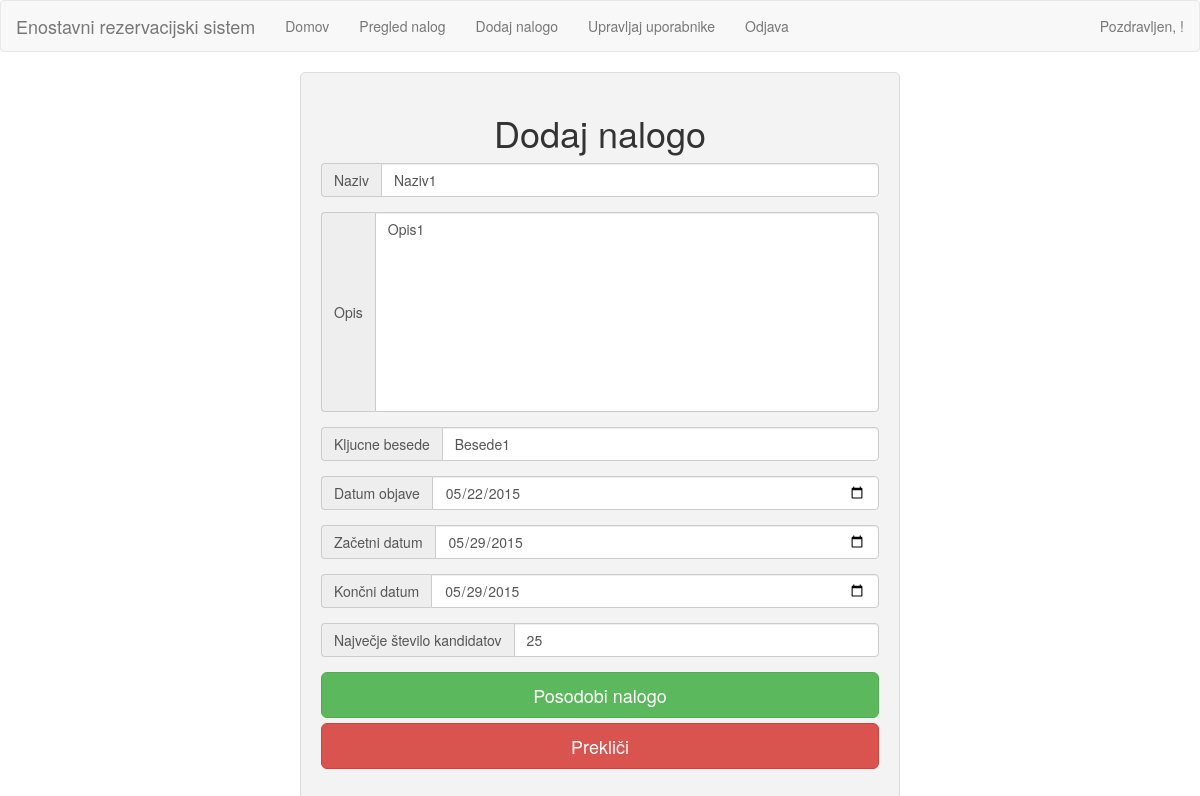
The app's page /dodajNalogo.php?nalogaID=2 with its own data.
### tables this page shows
CREATE TABLE IF NOT EXISTS `naloge` (
`id` int(5) NOT NULL,
  `naslov` varchar(50) NOT NULL,
  `opis` varchar(255) NOT NULL,
  `kljucneBesede` varchar(50) NOT NULL,
  `datumKreiranja` date NOT NULL,
  `datumObjave` date NOT NULL,
  `zacetniDatum` date NOT NULL,
  `koncniDatum` date NOT NULL,
  `steviloKandidatov` int(4) NOT NULL,
  `avtor` int(5) NOT NULL
);

### dodajNalogo.php (the view, shortened to what this page needs)
<?php
require_once 'app/includes/glava.php';
require_once 'app/init.php';
if(isset($_GET['nalogaID'])) {
	$nalogaID = $_GET['nalogaID'];
	$query = mysqli_query($db, "SELECT * FROM naloge WHERE id = '$nalogaID'");
	$result = mysqli_fetch_assoc($query);
}
?>
<div class="row">
	<div class="col-lg-6 center form">
		<h1 class="text-center">Dodaj nalogo</h1>
		<form method="POST" action="app/dodajNalogo.php">
			<div class="form-group">
				<div class="input-group">
					<div class="input-group-addon">Naziv</div>
					<input type="text" name="naziv" class="form-control" required value="<?php echo $result['naslov']; ?>">
				</div>
			</div>
			<div class="form-group">
				<div class="input-group">
					<div class="input-group-addon">Opis</div>
					<textarea name="opis" class="form-control" required><?php echo $result['opis']; ?></textarea>
				</div>
			</div>
			<div class="form-group">
				<div class="input-group">
					<div class="input-group-addon">Kljucne besede</div>
					<input type="text" name="kljucneBesede" class="form-control" required value="<?php echo $result['kljucneBesede']; ?>">
				</div>
			</div>
			<div class="form-group">
				<div class="input-group">
					<div class="input-group-addon">Datum objave</div>
					<input type="date" name="datumObjave" class="form-control" required value="<?php echo $result['datumObjave']; ?>">
				</div>
			</div>
			<div class="form-group">
				<div class="input-group">
					<div class="input-group-addon">Začetni datum</div>
					<input type="date" name="zacetniDatum" class="form-control" required value="<?php echo $result['zacetniDatum']; ?>">
				</div>
			</div>
			<div class="form-group">
				<div class="input-group">
					<div class="input-group-addon">Končni datum</div>
					<input type="date" name="koncniDatum" class="form-control" required value="<?php echo $result['koncniDatum']; ?>">
				</div>
			</div>
			<div class="form-group">
				<div class="input-group">
					<div class="input-group-addon">Največje število kandidatov</div>
					<input type="number" name="kandidati" class="form-control" required value="<?php echo $result['steviloKandidatov']; ?>">
				</div>
			</div>
			<div class="form-group">
			<?php
			if(!isset($_GET['nalogaID'])):
			?>
				<input type="submit" name="submit" class="btn btn-success btn-lg btn-block" value="Dodaj nalogo">
			<?php
			else :
			?>
				<input type="submit" name="submit" class="btn btn-success btn-lg btn-block" value="Posodobi nalogo">
			<?php
			endif;
			?>
				<a href="naloge.php" class="btn btn-danger btn-lg btn-block">Prekliči</a>
			</div>
		</form>
	</div>
</div>
<?php
require_once 'app/includes/glava.php';
?>

### records on screen
naloge: naziv "Naziv1", opis "Opis1", kljucneBesede "Besede1", datumObjave "05/22/2015", zacetniDatum "05/29/2015", koncniDatum "05/29/2015", kandidati "25"
